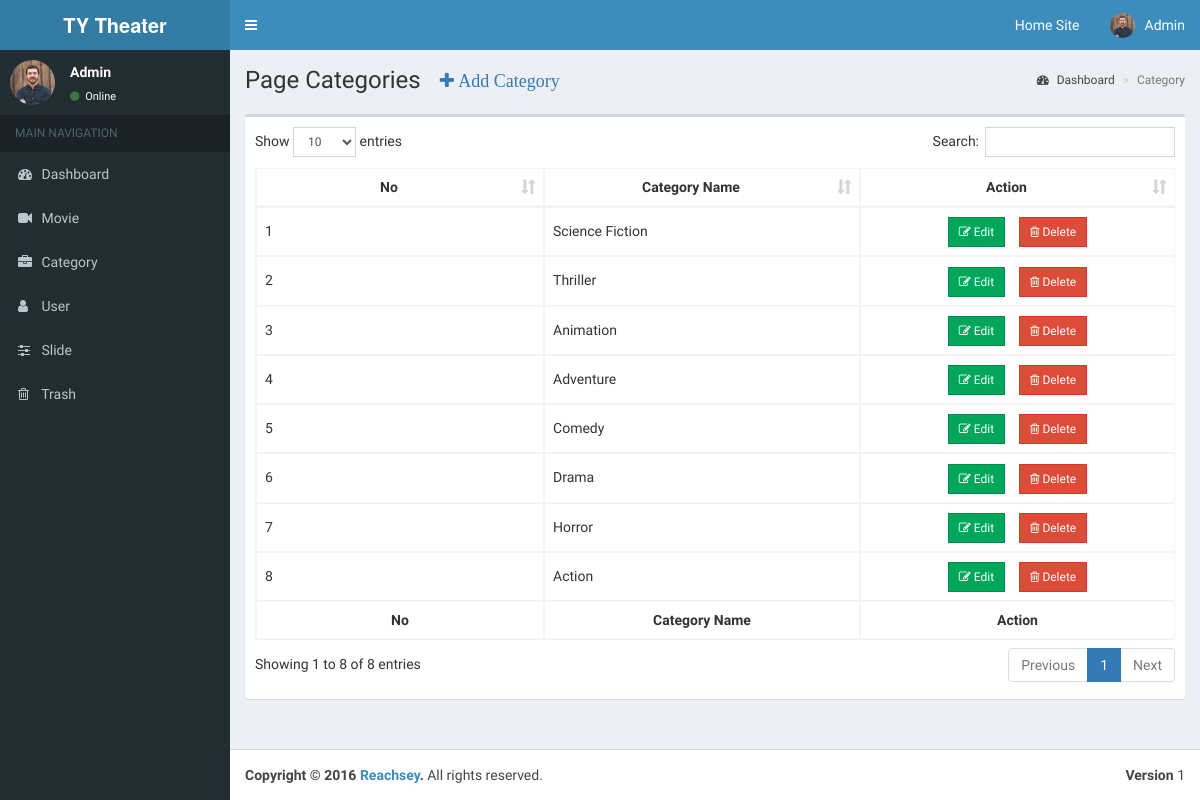
/admin/pages/category.php (signed in), run on an earlier commit of the app's database.
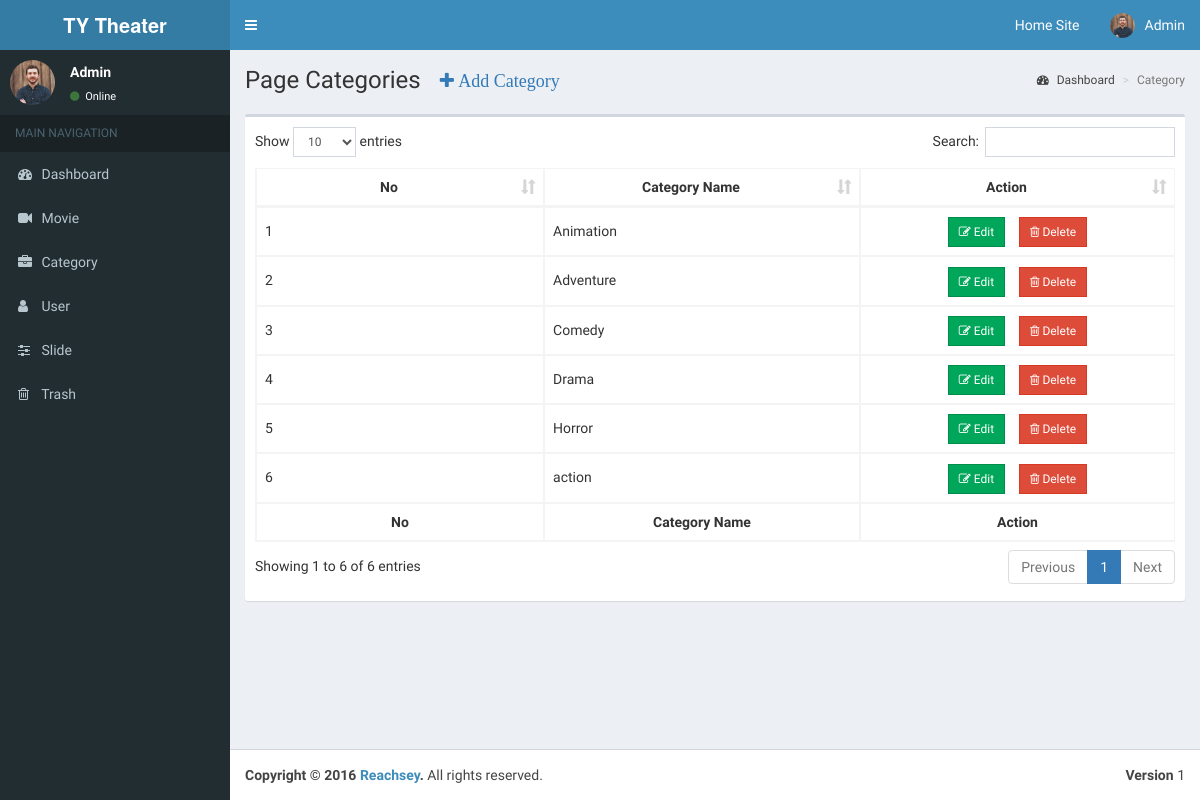
And on a later commit of the database.
### tables this page shows
CREATE TABLE `users` (
  `user_id` int(11) NOT NULL,
  `username` varchar(100) NOT NULL,
  `password` varchar(100) NOT NULL,
  `fullname` varchar(100) NOT NULL,
  `user_image` varchar(100) NOT NULL,
  `user_role` varchar(100) NOT NULL,
  `date_added` datetime NOT NULL
);

CREATE TABLE `categories` (
  `cate_id` int(11) NOT NULL,
  `cate_name` varchar(100) NOT NULL
);

### admin/pages/include/view_all_category.php (the view, shortened to what this page needs)
<section class="content-header">
    <h1>
        Page Categories
        <button type="button" class="btn btn-link" data-toggle="modal" data-target="#maincategory"><i style="font-size: large;" class="fa fa-plus">&nbsp;Add Category</i></button>
    </h1>
    <ol class="breadcrumb">
        <li><a href="../dashboard.php"><i class="fa fa-dashboard"></i> Dashboard</a></li>
        <li class="active">Category</li>
    </ol>
</section>
<section class="content">
    <div class="row">
        <div class="col-xs-12">
            <div class="box">
                <div class="box-body">
                    <table id="example1" class="table table-bordered table-hover">
                        <thead>
                        <tr>
                            <th>No</th>
                            <th>Category Name</th>
                            <th>Action</th>
                        </tr>
                        </thead>
                        <tbody>
                        <?php
                        $query="select * from categories";
                        $select_category=mysqli_query($connection,$query);
                        $n = mysqli_num_rows($select_category);
                        while($row = mysqli_fetch_assoc($select_category)){
                            $cate_id= $row['cate_id'];
                            $cate_name= $row['cate_name'];
                            ?>
                            <tr>
                                <td style="line-height: 30px;font-size:;"><?php echo $n; ?></td>
                                <td style="line-height: 30px;font-size:;"><?php echo $cate_name; ?></td>
                                <td align="center" style="line-height: 30px;font-size:;" ><a href="category.php?action=edit_category&cate_id=<?php echo $cate_id; ?>" class="btn btn-success btn-flat btn-sm"><i class="fa fa-edit"></i> Edit</a>&nbsp;&nbsp;&nbsp;&nbsp;<a href="category.php?delete=<?php echo $cate_id;?>" onclick="return confirm('Are your sure?')" class="btn btn-danger btn-flat btn-sm"><i class="fa fa-trash-o"></i> Delete</a></td>
                            </tr>
                            <?php
                            $n--;
                        }
                        ?>
                        </tbody>
                        <tfoot>
                        <tr>
                            <th>No</th>
                            <th>Category Name</th>
                            <th>Action</th>
                        </tr>
                        </tfoot>
                    </table>
                </div>
            </div>
        </div>
    </div>
</section>

### admin/pages/category.php (shortened to what this page needs)
<!DOCTYPE html>
<html>
<?php
require_once "../../includes/db.php";
if($_SESSION['user_role'])
{
    $user_id = $_SESSION['user_id'];
    $user_role = $_SESSION['user_role'];
    $s_user = "SELECT * FROM users WHERE user_id=$user_id";
    $run_s_user = mysqli_query($connection,$s_user);
    while($row = mysqli_fetch_assoc($run_s_user)) {
        $fullname = $row['fullname'];
        $user_image = $row['user_image'];
    }
?>
    <?php include "include/header.php"; ?>
    <body class="hold-transition skin-blue sidebar-mini">
    <div class="wrapper">
        <?php include "include/navigation.php"; ?>
        <div class="content-wrapper">
            <?php
            if(isset($_GET['action'])){
                $source = $_GET['action'];
            }else{
                $source='';
            }
            switch($source){
                default:
                    include "include/view_all_category.php";
            }
            ?>
        </div>
        <?php include "include/footer.php"; ?>
    </div>
    </body>
<?php
}else
{
    echo "<script language=\"javascript\">window.location.href = \"movie.php\"</script>";
}
?>
</html>

### admin/pages/include/header.php (shortened to what this page needs)
<head>
  <link rel="stylesheet" href="../bootstrap/css/bootstrap.min.css">
  <link rel="stylesheet" href="https://cdnjs.cloudflare.com/ajax/libs/font-awesome/4.5.0/css/font-awesome.min.css">
  <link rel="stylesheet" href="../plugins/datatables/dataTables.bootstrap.css">
  <link rel="stylesheet" href="https://cdnjs.cloudflare.com/ajax/libs/ionicons/2.0.1/css/ionicons.min.css">
  <link rel="stylesheet" href="../dist/css/AdminLTE.min.css">
  <link rel="stylesheet" href="../dist/css/skins/_all-skins.min.css">
  <link rel="stylesheet" href="../plugins/colorpicker/bootstrap-colorpicker.min.css">
</head>

### admin/pages/include/navigation.php (shortened to what this page needs)
<header class="main-header">
  <a href="index2.html" class="logo">
    <span class="logo-lg"><b>TY Theater</b></span>
  </a>
  <nav class="navbar navbar-static-top">
    <a href="#" class="sidebar-toggle" data-toggle="offcanvas" role="button">
    </a>
    <div class="navbar-custom-menu">
      <ul class="nav navbar-nav">
        <li class="dropdown messages-menu">
          <a href="../../">Home Site</a>
        </li>
        <li class="dropdown user user-menu">
          <a href="#" class="dropdown-toggle" data-toggle="dropdown">
            <img src="../dist/img/users/<?php echo $user_image;?>" class="user-image" alt="User Image">
            <span class="hidden-xs"><?php echo $fullname;?></span>
          </a>
        </li>
      </ul>
    </div>
  </nav>
</header>
<aside class="main-sidebar">
  <section class="sidebar">
    <div class="user-panel">
      <div class="pull-left image">
        <img src="../dist/img/users/<?php echo $user_image;?>" class="img-circle" alt="User Image">
      </div>
      <div class="pull-left info">
        <p><?php echo $fullname;?></p>
        <a href="#"><i class="fa fa-circle text-success"></i> Online</a>
      </div>
    </div>
    <ul class="sidebar-menu">
      <li class="header">MAIN NAVIGATION</li>
      <?php
        if($user_role=='Admin'){
      ?>
      <li>
        <a href="dashboard.php">
          <i class="fa fa-dashboard"></i> <span>Dashboard</span>
        </a>
      </li>
      <li>
        <a href="movie.php">
          <i class="fa fa-video-camera"></i> <span>Movie</span>
        </a>
      </li>
      <li>
        <a href="category.php">
          <i class="fa fa-briefcase"></i> <span>Category</span>
        </a>
      </li>
      <li>
        <a href="users.php">
          <i class="fa fa-user"></i> <span>User</span>
        </a>
      </li>
      <li>
        <a href="slide.php">
          <i class="fa fa-sliders"></i> <span>Slide</span>
        </a>
      </li>
    <li>
        <a href="trash.php">
            <i class="fa fa-trash-o"></i> <span>Trash</span>
        </a>
    </li>
      <?php
        }
      ?>
    </ul>
  </section>
</aside>

### admin/pages/include/footer.php
<footer class="main-footer">
    <div class="pull-right hidden-xs">
        <b>Version</b> 1
    </div>
    <strong>Copyright &copy; 2016 <a href="#">Reachsey</a>.</strong> All rights
    reserved.
</footer>

### admin/pages/include/view_all_category.php (style rules this page uses)
th { text-align: center; }
td,th { max-width: 130px; overflow:hidden; white-space: nowrap; text-overflow: ellipsis; }

What changed in the data, as far as the page shows it:
removed categories: cate_name "Thriller"
removed categories: cate_name "Science Fiction"
changed categories: cate_name "Action" → "action"
Also different on the page:
text written by a page script: "Show entries Search: Showing 1 to 8 of 8 entries Previous 1 Next" → "Show entries Search: Showing 1 to 6 of 6 entries Previous 1 Next"
